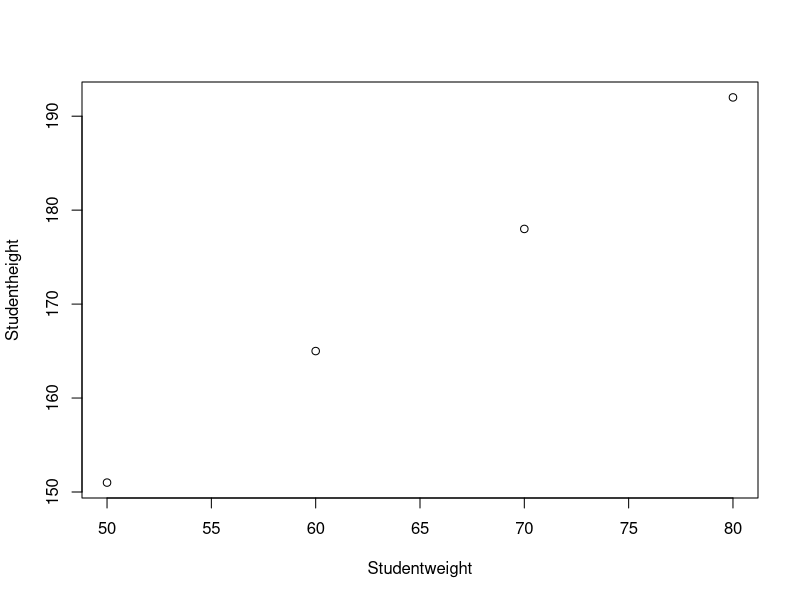

This chart was generated by the following R code:
## ---- chunk 1
knitr::opts_chunk$set(echo = TRUE)
## ---- chunk 2
Trt1 = c(13.3, 13.7, 11.6, 11.9, 12.0, 12.9, 12.3, 12.1, 12.3, 12.3)
Trt2 = c(12.5, 13.9, 12.4, 14.0, 12.8)
Trt3 = c(16.8, 16.6, 17.1, 14.6, 17.4, 16.5)
Trt4 = c(13.2, 14.2, 13.5, 13.2, 14.3, 12.7, 14.9, 13.3, 13.5)
## ---- chunk 3
Studentweight = c(50, 60, 70, 80) # y
Studentheight = c(151, 165, 178, 192) #x
## ---- chunk 4
plot(Studentweight, Studentheight)
